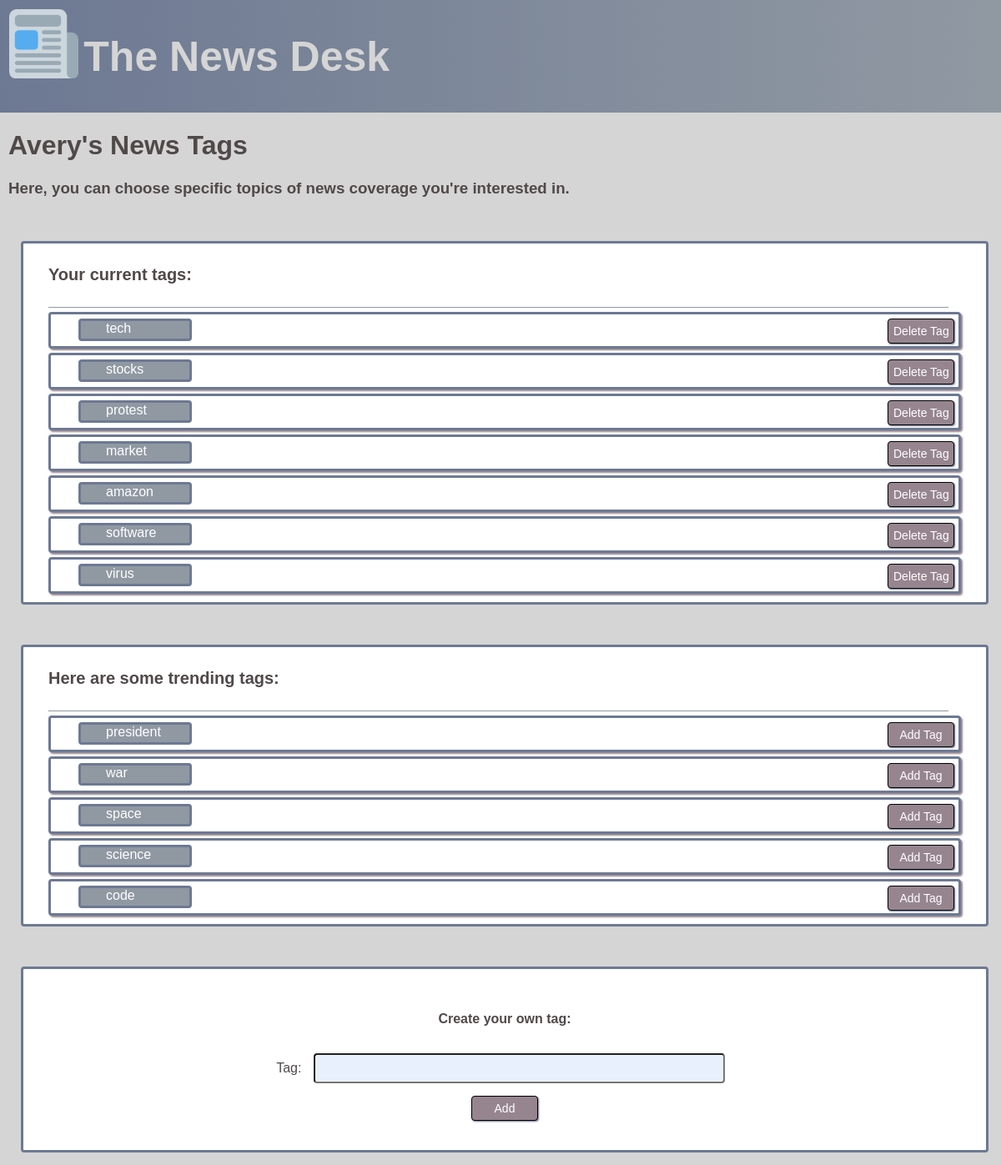
/news/user_home/tags (signed in), run on the app's committed database.
### news_scraper/models.py (models this page shows, shortened)
class Tag(models.Model):
    name = models.CharField(max_length=20)
    adds = models.IntegerField(default=0)

### news_scraper/views.py (the view)
# urls.py: path('user_home/tags', views.user_tags, name='user_tags'),
@login_required
def user_tags(request):
    if request.user.is_authenticated and request.user.is_active:
        profile = request.user.userprofile
        if request.method == 'POST':
            action = request.POST.get('action')
            tag_name = request.POST.get('tag-name')
            print(":::", type(tag_name))
            if action == 'Add' or action == 'Add Tag':
                try:
                    tag = Tag.objects.get(name=tag_name)
                    tag.adds += 1
                except:
                    tag = Tag(name=tag_name, adds=1)
                tag.save()
                profile.tags_list.add(tag)
            elif action == 'Delete Tag':
                try:
                    tag = Tag.objects.get(name=tag_name)
                    tag.adds -= 1
                except:
                    return Http404("Couldn't find Tag")
                tag.save()
                profile.tags_list.remove(tag)
            profile.save()
            return HttpResponseRedirect(reverse('news_scraper:user_tags'))
        else:
            user_tags = profile.tags_list.all()
            all_tags = Tag.objects.all()
            popular_tags = all_tags.difference(user_tags).order_by('-adds')
            """for tag in popular_tags:
                if tag in user_tags or tag.adds <= 0:
                    popular_tags.remove(tag)"""
            popular_tags = popular_tags[:5]
            context = {
                'user': request.user,
                'user_tags': user_tags,
                'popular_tags': popular_tags
            }
            return render(request, 'news_scraper/user_tags.html', context)

### news_scraper/templates/news_scraper/user_tags.html (shortened to what this page needs)
{% extends 'news_scraper/base.html' %}
{% block head %}
{% load static %}
<link rel="stylesheet" type="text/css" href="{% static 'news_scraper/css/user_tags.css' %}">
{% endblock %}
{% block body %}
<h1>{{user.username.capitalize}}'s News Tags</h1>
<h3>Here, you can choose specific topics of news coverage you're interested in.</h3>
<br>
<div id="app" class="tags_list">
    {% if user_tags %}
    <form id="remove_form" action="{% url 'news_scraper:user_tags' %}" method="post">
        <ul class="tags-list">
            <h4>Your current tags:</h4>
            <div class="hztl-line"></div>
            {% for tag in user_tags %}
            <li class="tag-item">
                <div class="left-side">{{ tag.name }}</div>
                <input @click="updateValue('{{tag.name}}')" type="submit" id="rm_tag" class="edit-tag" name="action"
                    value="Delete Tag"></input>
            </li>
            {% endfor %}
        </ul>
    </form>
    {% else %}
    <h4>You currently have no tags</h4>
    {% endif %}
    <br>
    {% if popular_tags %}
    <form id="add_form" action="{% url 'news_scraper:user_tags' %}" method="post">
        <ul class="tags-list">
            <h4>Here are some trending tags:</h4>
            <div class="hztl-line"></div>
            {% for tag in popular_tags %}
            <li class="tag-item">
                <div class="left-side">{{ tag.name }}</div>
                <input @click="updateValue('{{tag.name}}')" type="submit" id="rm_tag" class="edit-tag" name="action"
                    value="Add Tag"></input>
            </li>
            {% endfor %}
        </ul>
    </form>
    {% endif %}
    <br>
    <div class="tag-form">
        <h4>Create your own tag:</h4>
        <form id="add_free_form" action="{% url 'news_scraper:user_tags' %}" method="post">
            {% csrf_token %} Tag: <input type="text" name="tag-name" value="" size="50">
            <br />
            <input class="button" type="submit" id="" name="action" value="Add">
        </form>
    </div>
</div>
{% load static %}
{% endblock body %}

### news_scraper/static/news_scraper/css/base_style.css (style rules this page uses)
:root { --dusty: #96858f; --lavender: #6d7993; --overcast: #9099a2; --paper: #d5d5d5; }
body { font-family: Arial, Helvetica, sans-serif; color: rgb(80, 73, 73); margin: 0px; background: var(--paper); }
input[type=submit], .button, button { margin: 5px; border-style: solid; border-color: black; border-width: thin; border-radius: 4px; box-shadow: 1px 1px 2px var(--lavender); background-color: var(--dusty); cursor: pointer; height: 30px; color: white; width: 80px; font-size: 14px; }
input[type=text], input[type=password], input[type=email] { margin: 10px; background-color: rgb(232, 240, 254); height: 30px; border-radius: 4px; font-size: 16px; }

### news_scraper/static/news_scraper/css/user_tags.css (style rules this page uses)
.tags-list { display: block; background: white; border-style: solid; border-color: var(--lavender); border-radius: 4px; padding-left: 30px; padding-top: 0px; padding-bottom: 10px; margin: 15px; }
.tags-list h4 { font-size: 20px; padding: 0px; }
.hztl-line { padding-top: 0px; padding-bottom: 0px; margin-right: 45px; height: 1px; background-color: var(--overcast); color: black; }
.tag-item { display: block; background: white; border-style: solid; border-color: var(--lavender); border-radius: 4px; box-shadow: 2px 2px 2px var(--dusty); padding-left: 30px; padding-top: 2px; padding-bottom: 03px; margin-top: 5px; margin-right: 30px; }
.left-side { display: block; border-style: solid; border-color: var(--lavender); color: white; border-radius: 4px; padding-left: 30px; padding-top: 00px; padding-bottom: 03px; margin: 3px; width: 100px; background: var(--overcast); }
.edit-tag { float: right; transform: translate(0px, -35px); }
.tag-form { display: block; background: white; border-style: solid; border-color: var(--lavender); border-radius: 4px; padding: 30px; margin: 15px; text-align: center; }

### data on the page
Tag: name "tech"
Tag: name "stocks"
Tag: name "protest"
Tag: name "market"
Tag: name "amazon"
Tag: name "software"
Tag: name "virus"
Tag: name "president"
Tag: name "war"
Tag: name "space"
Tag: name "science"
Tag: name "code"

### other printed values
{{ user.username.capitalize }} "Avery"
